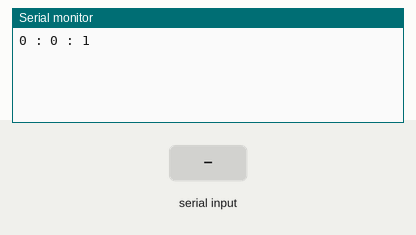
Recording of a sketch running on a simulated Arduino Uno, built with avr-gcc and run on an emulated ATmega328P. Parts: the last lines printed to the serial monitor. The test bench sets the inputs (shaded band).

Above: at 1.2 s.
1.3 s: "90:45:200\n" received over Serial
At 2.7 s:
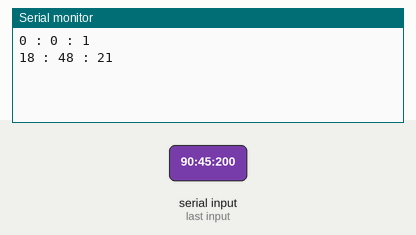
2.8 s: "30:150:10\n" received over Serial
At 4.5 s:
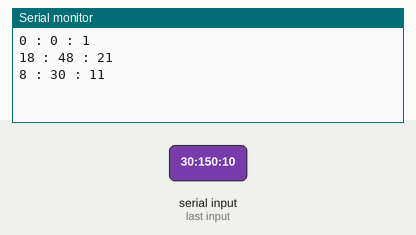
Timing chart, 0 to 6.0 s (numbered marks = the images above; inputs shaded):
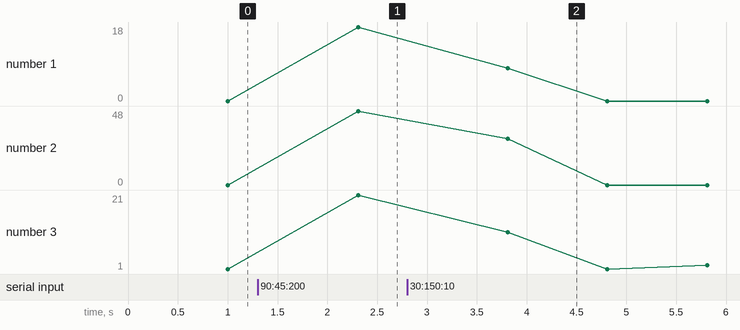

Measured:
- after the input at 1.3 s, the serial monitor: prints a new line after 1.0 s (image 1)
- after the input at 2.8 s, the serial monitor: prints a new line after 1.0 s (image 2)
- plotted number 1: 0 → 18 after the input at 1.3 s
- plotted number 2: 0 → 48 after the input at 1.3 s
- plotted number 3: 1 → 21 after the input at 1.3 s

The sketch:

milis_1.ino
```cpp
extern volatile unsigned long timer0_millis; // 타이머 변수
unsigned long timeVal; // 이전 시간
unsigned long readTime; // 현재 타이머 시간
int hour, min, sec;
boolean state=false;

void setup() {
  Serial.begin(9600);
}

void loop() {
  if(Serial.available()) {
    String inString = Serial.readStringUntil('\n');
    int index1 = inString.indexOf(':');
    int index2 = inString.indexOf(':',index1+1);
    int index3 = inString.length();

    hour = inString.substring(0, index1).toInt();
    min = inString.substring(index1+1, index2).toInt();
    sec = inString.substring(index2+1, index3).toInt();

    timer0_millis = ((long)hour*3600 + min*60 + sec)*1000;
    state = true;
    timeVal = millis();
  }

  if(state = true) { // 시리얼 모니터 출력 시작

    if(millis() - timeVal >= 1000) { // 1초 단위 출력
      readTime = millis()/1000;

      if(millis()>=86400000) {
        timer0_millis = 0;
      }
      timeVal = millis();

      sec = readTime%60;
      min = (readTime/60)%60;
      hour = (readTime/(60*60))%24;

      Serial.print(hour);
      Serial.print(" : ");
      Serial.print(min);
      Serial.print(" : ");
      Serial.print(sec);
      Serial.print("\n");
    }
  }
}
```
